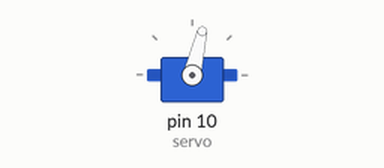
Recording of a sketch running on a simulated Arduino Uno, built with avr-gcc and run on an emulated ATmega328P. Parts: servo. Random numbers use the default seed unless the sketch sets one.

Above: at 0.1 s.
At 9.1 s:
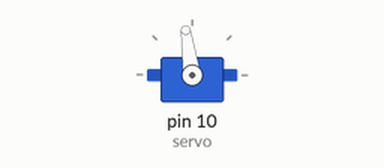
At 18.1 s:
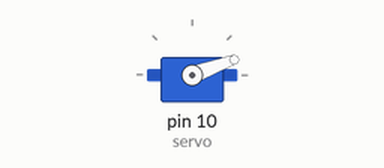
At 26.6 s:
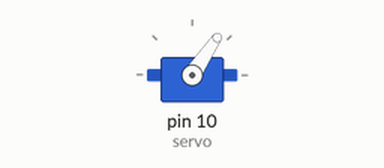
Timing chart, 0 to 40.0 s (numbered marks = the images above):
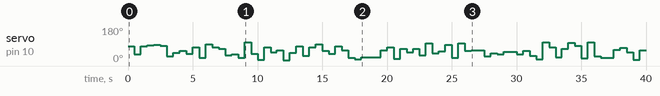

Measured:
- by itself, servo on pin 10 (servo): 77° → 35° at 0.50 s, → 78° 0.50 s later, → 84° 0.50 s later, → 86° 0.50 s later, … (77 changes in this stretch)

The sketch:

tp_3_1.ino
```cpp
#include <Servo.h>

Servo servo;
long randomNumber;

void setup()
{
  Serial.begin(9600);
  servo.attach(10);
}

void loop()
{
  randomNumber = random(1,100);
    servo.write(randomNumber);
    delay(500);
}
```
